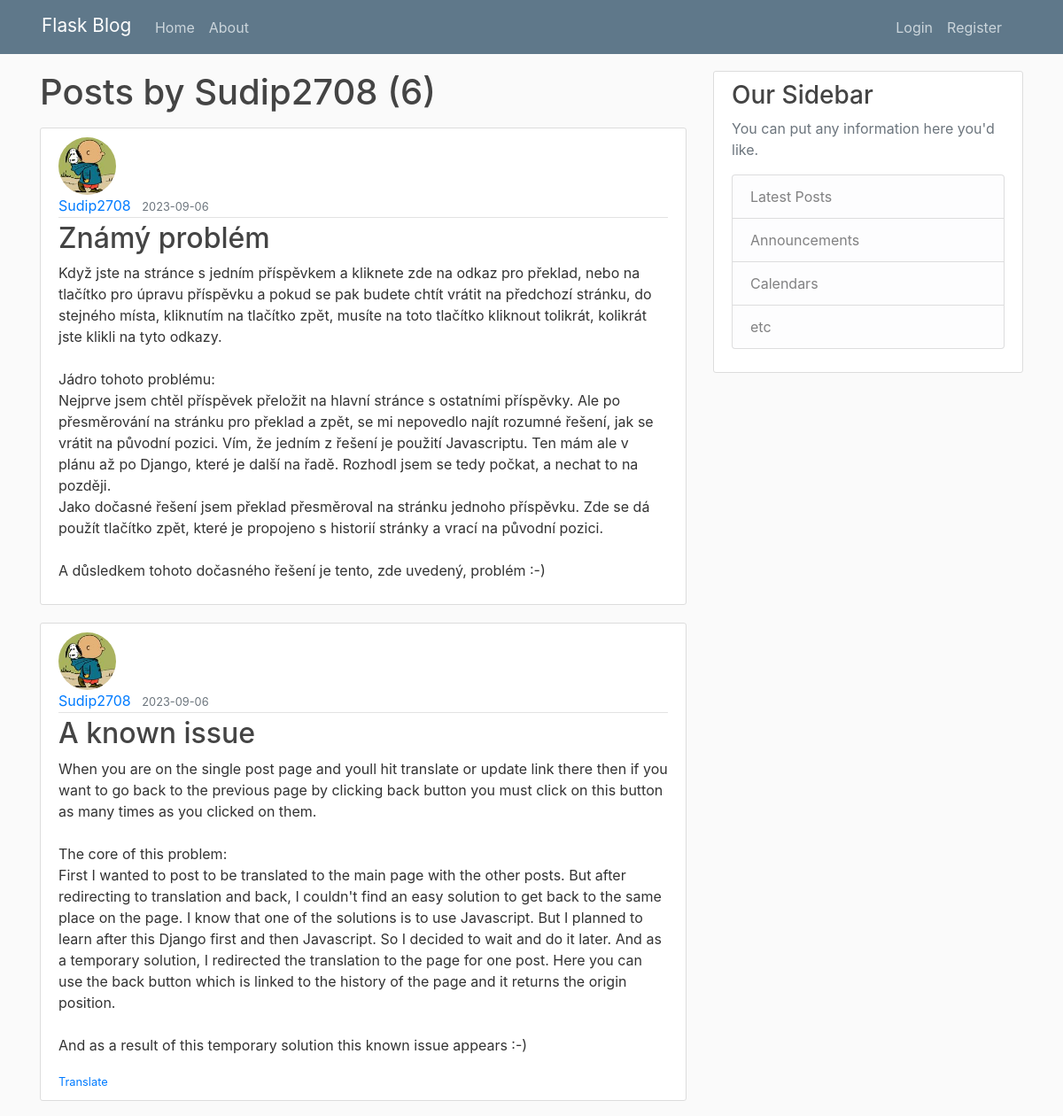
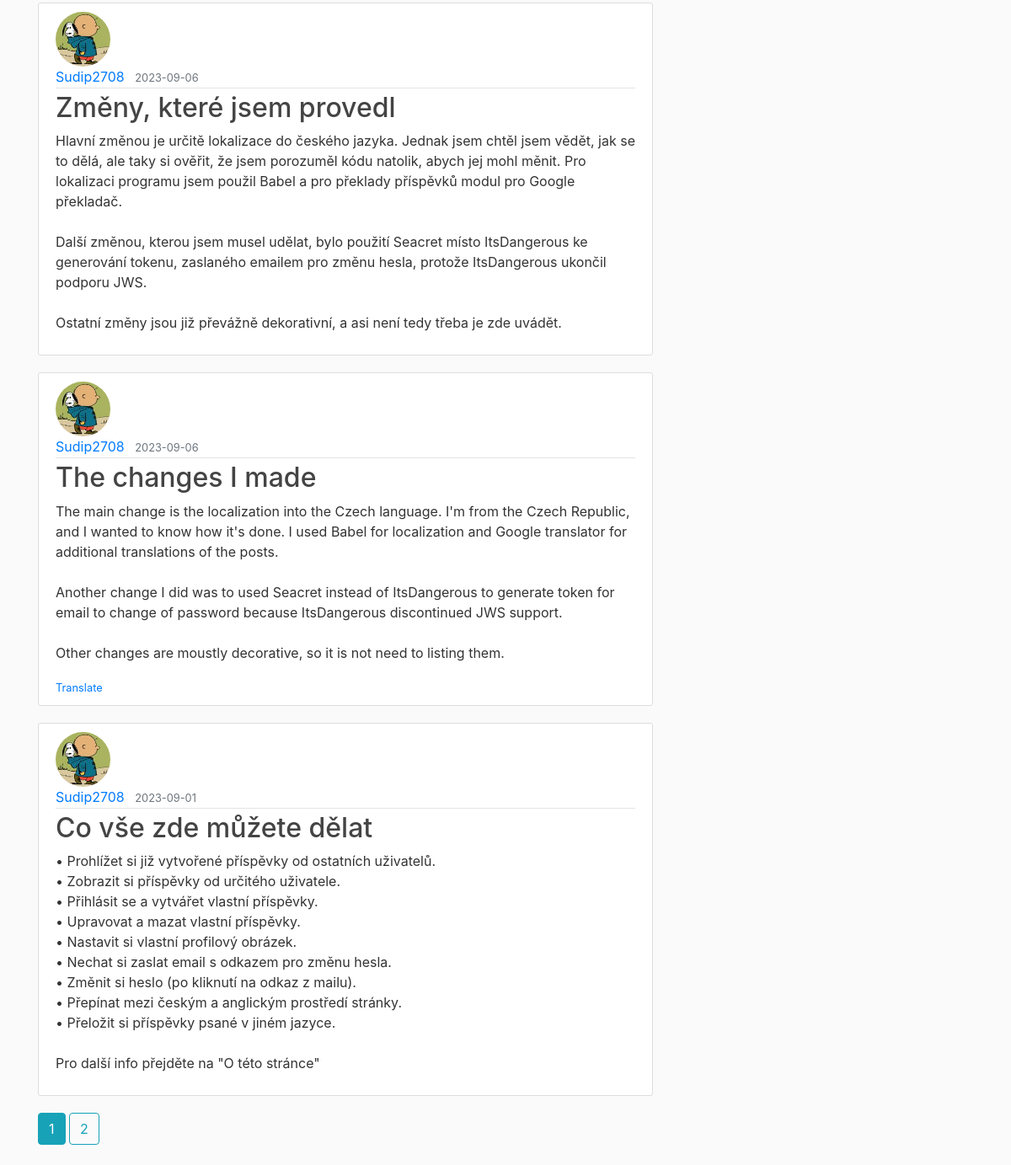
/user/Sudip2708, run on an earlier commit of the app's database (2 pictures, top to bottom).
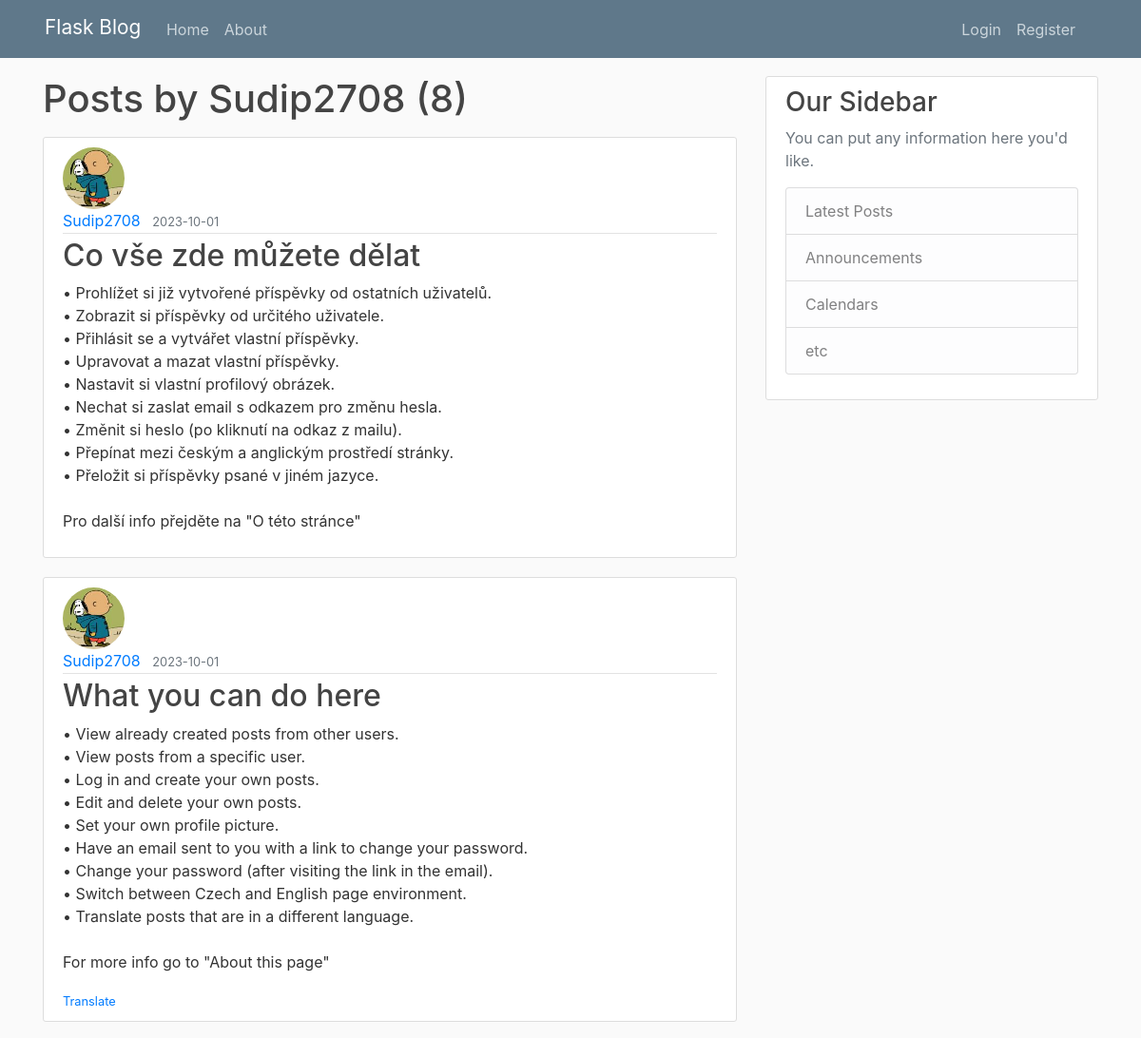
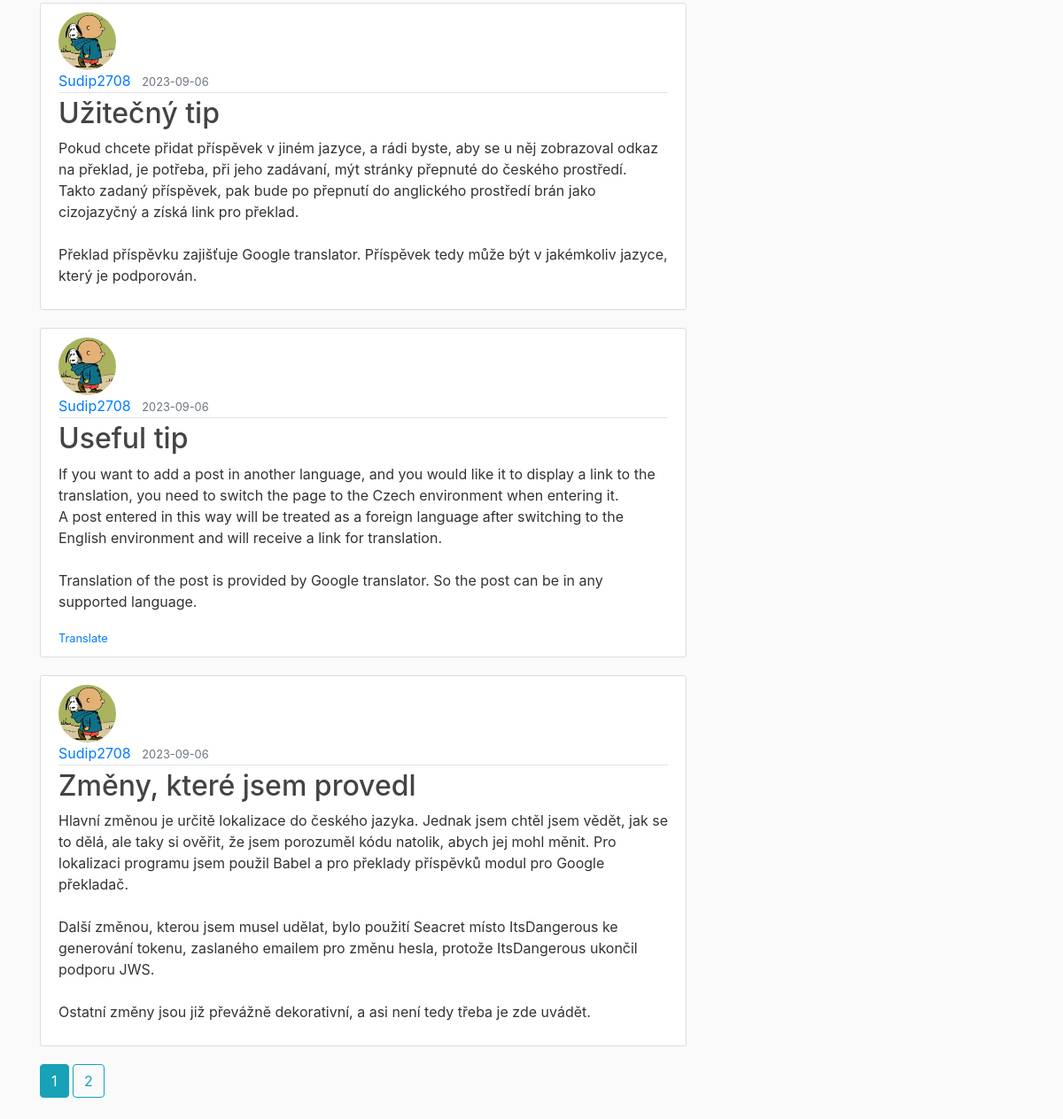
And on a later commit of the database (2 pictures, top to bottom).
### flaskblog/db_models.py (models this page shows, shortened)
class Post(db.Model):
    id = db.Column(
        db.Integer,
        primary_key=True
    )
    title = db.Column(
        db.String(100),
        nullable=False
    )
    date_posted = db.Column(
        db.DateTime,
        nullable=False,
        default=datetime.utcnow
    )
    content = db.Column(
        db.Text,
        nullable=False
    )
    author_id = db.Column(
        db.Integer,
        db.ForeignKey('user.id'),
        nullable=False
    )
    language = db.Column(
        db.Text,
        nullable=False
    )

class User(db.Model, UserMixin):
    id = db.Column(
        db.Integer,
        primary_key=True
    )
    username = db.Column(
        db.String(20),
        unique=True,
        nullable=False
    )
    email = db.Column(
        db.String(120),
        unique=True,
        nullable=False
    )
    profile_picture = db.Column(
        db.String(20),
        nullable=False,
        default='default.jpg'
    )
    password = db.Column(
        db.String(60),
        nullable=False
    )
    posts = db.relationship(
        'Post',
        backref='author',
        lazy=True
    )

### flaskblog/posts/routes.py (the view)
@posts.route("/user/<string:username>")
def user_posts(username):
    page = request.args.get('page', 1, type=int)
    user = User.query.filter_by(username=username).first_or_404()
    posts = Post.query\
        .filter_by(author=user)\
        .order_by(Post.date_posted.desc())\
        .paginate(page=page, per_page=5)
    return render_template(
        'posts_user_posts.html',
        posts=posts,
        user=user,
        language=Locale.current.language
    )

### flaskblog/__init__.py (called while the page is built)
def get_locale():
    return Locale.current

### flaskblog/templates/posts_user_posts.html
{% extends "layout.html" %}
{% block content %}
    <h1 class="mb-3">{{ _("Posts by") }} {{ user.username }} ({{ posts.total }})</h1>
    {% for post in posts.items %}
        <article class="media content-section">
            <div class="media-body">
                <img class="rounded-circle article-img"
                     src="{{ url_for('static', filename='profile_pictures/' + post.author.profile_picture) }}">
                <div class="article-metadata">
                    <a class="mr-2"
                       href="{{ url_for('posts.user_posts', username=post.author.username) }}">
                        {{ post.author.username }}
                    </a>
                    <small class="text-muted">{{ post.date_posted.strftime("%Y-%m-%d") }}</small>
                </div>
                <h2><a class="article-title" href="{{ url_for('posts.post', post_id=post.id) }}">{{ post.title }}</a></h2>
                <p class="article-content">{{ post.content }}</p>
                {% if post.language != language %}
                    <small class="text-muted">
                        <a href="{{ url_for('main.translate', post_id=post.id) }}">{{ _("Translate") }}</a>
                    </small>
                {% endif %}
            </div>
        </article>
    {% endfor %}
    {% for page_num in posts.iter_pages(left_edge=1, right_edge=1, left_current=1, right_current=2) %}
        {% if page_num %}
            {% if posts.page == page_num %}
                <a class="btn btn-info mb-4" href="{{ url_for('main.home', page=page_num) }}">{{ page_num }}</a>
            {% else %}
                <a class="btn btn-outline-info mb-4" href="{{ url_for('main.home', page=page_num) }}">{{ page_num }}</a>
            {% endif %}
        {% else %}
            ...
        {% endif %}
    {% endfor %}
{% endblock content %}

What changed in the data, as far as the page shows it:
no longer on this page (row unchanged): Post: profile_picture (picture), author.username "Sudip2708", date_posted "2023-09-06", title "The changes I made", content "The main change is the localization into the Czech language. I'm from the Czech Republic, and I wanted to know how it's done. I used Babel for localization and Google translator for additional translations of the posts. Another change I did was to used Seacret instead of ItsDangerous to generate token for email to change of password because ItsDangerous discontinued JWS support. Other changes are moustly decorative, so it is not need to listing them."
no longer on this page (row edited): Post: profile_picture (picture), author.username "Sudip2708", date_posted "2023-09-01", title "Co vše zde můžete dělat", content "• Prohlížet si již vytvořené příspěvky od ostatních uživatelů. • Zobrazit si příspěvky od určitého uživatele. • Přihlásit se a vytvářet vlastní příspěvky. • Upravovat a mazat vlastní příspěvky. • Nastavit si vlastní profilový obrázek. • Nechat si zaslat email s odkazem pro změnu hesla. • Změnit si heslo (po kliknutí na odkaz z mailu). • Přepínat mezi českým a anglickým prostředí stránky. • Přeložit si příspěvky psané v jiném jazyce. Pro další info přejděte na \"O této stránce\""
added Post: profile_picture (picture), author.username "Sudip2708", date_posted "2023-10-01", title "Co vše zde můžete dělat", content "• Prohlížet si již vytvořené příspěvky od ostatních uživatelů. • Zobrazit si příspěvky od určitého uživatele. • Přihlásit se a vytvářet vlastní příspěvky. • Upravovat a mazat vlastní příspěvky. • Nastavit si vlastní profilový obrázek. • Nechat si zaslat email s odkazem pro změnu hesla. • Změnit si heslo (po kliknutí na odkaz z mailu). • Přepínat mezi českým a anglickým prostředí stránky. • Přeložit si příspěvky psané v jiném jazyce. Pro další info přejděte na \"O této stránce\""
added Post: profile_picture (picture), author.username "Sudip2708", date_posted "2023-10-01", title "What you can do here", content "• View already created posts from other users. • View posts from a specific user. • Log in and create your own posts. • Edit and delete your own posts. • Set your own profile picture. • Have an email sent to you with a link to change your password. • Change your password (after visiting the link in the email). • Switch between Czech and English page environment. • Translate posts that are in a different language. For more info go to \"About this page\""
changed Post: title "Známý problém" → "Užitečný tip"; content "Když jste na stránce s jedním příspěvkem a kliknete zde na odkaz pro překlad, nebo na tlačítko pro úpravu příspěvku a pokud se pak budete chtít vrátit na předchozí stránku, do stejného místa, kliknutím na tlačítko zpět, musíte na toto tlačítko kliknout tolikrát, kolikrát jste klikli na tyto odkazy. Jádro tohoto problému: Nejprve jsem chtěl příspěvek přeložit na hlavní stránce s ostatními příspěvky. Ale po přesměrování na stránku pro překlad a zpět, se mi nepovedlo najít rozumné řešení, jak se vrátit na původní pozici. Vím, že jedním z řešení je použití Javascriptu. Ten mám ale v plánu až po Django, které je další na řadě. Rozhodl jsem se tedy počkat, a nechat to na později. Jako dočasné…" → "Pokud chcete přidat příspěvek v jiném jazyce, a rádi byste, aby se u něj zobrazoval odkaz na překlad, je potřeba, při jeho zadávaní, mýt stránky přepnuté do českého prostředí. Takto zadaný příspěvek, pak bude po přepnutí do anglického prostředí brán jako cizojazyčný a získá link pro překlad. Překlad příspěvku zajišťuje Google translator. Příspěvek tedy může být v jakémkoliv jazyce, který je podporován."
changed Post: title "A known issue" → "Useful tip"; content "When you are on the single post page and youll hit translate or update link there then if you want to go back to the previous page by clicking back button you must click on this button as many times as you clicked on them. The core of this problem: First I wanted to post to be translated to the main page with the other posts. But after redirecting to translation and back, I couldn't find an easy solution to get back to the same place on the page. I know that one of the solutions is to use Javascript. But I planned to learn after this Django first and then Javascript. So I decided to wait and do it later. And as a temporary solution, I redirected the translation to the page for one post.…" → "If you want to add a post in another language, and you would like it to display a link to the translation, you need to switch the page to the Czech environment when entering it. A post entered in this way will be treated as a foreign language after switching to the English environment and will receive a link for translation. Translation of the post is provided by Google translator. So the post can be in any supported language."
Also different on the page:
{{ posts.total }}: "6" → "8"
